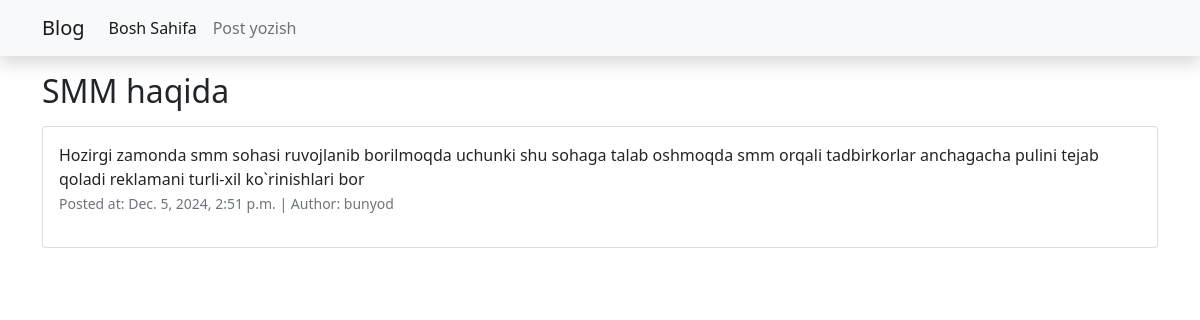
Page /10/ on the committed database.
### posts/models.py (models this page shows, shortened)
class Post(models.Model):
    id = models.AutoField(primary_key=True)
    author = models.ForeignKey(User, on_delete=models.CASCADE)
    title = models.CharField(max_length=255)
    body = models.TextField()
    created = models.DateTimeField(auto_now_add=True)
    updated = models.DateTimeField(auto_now=True)
    class Meta:
        ordering = ["-id"]

### posts/views.py (the view)
# urls.py: path("<int:pk>/", PostDetailView.as_view(), name="detail"),
class PostDetailView(generic.DetailView):
    model = Post
    template_name = "detail.html"
    context_object_name = "post"

### templates/detail.html (shortened to what this page needs)
{% extends "base.html" %}
{% block content %}
    <h2 class="mt-3">{{ post.title }}</h2>
    <div class="card mt-3">
        <div class="card-body">
            {{ post.body }}
            <p>
                <small class="text-muted">
                    Posted at: {{ post.created }} | Author: {{ post.author }}
                </small>
            </p>
        </div>
    </div>
{% endblock %}

### rows in the picture
Post: title "SMM haqida", body "Hozirgi zamonda smm sohasi ruvojlanib borilmoqda uchunki shu sohaga talab oshmoqda smm orqali tadbirkorlar anchagacha pulini tejab qoladi reklamani turli-xil ko`rinishlari bor", created "Dec. 5, 2024, 2:51 p.m.", author "bunyod"
